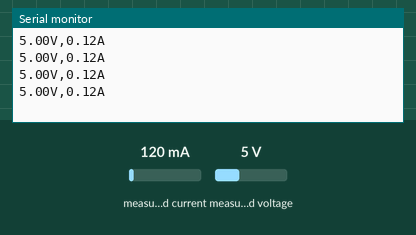
The sketch below on a simulated Arduino Uno, built with avr-gcc and run on an emulated ATmega328P. On the bench: the last lines printed to the serial monitor. The test bench sets the inputs (shaded band); at power-on: measured current 120 mA, measured voltage 5 V.

Above: at 1.2 s.
1.3 s: measured current set to 40 mA
At 1.57 s:
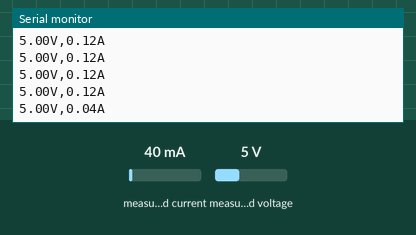
2.8 s: measured voltage set to 0.3 V
At 2.92 s:
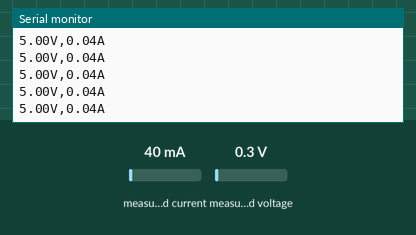
4.3 s: measured current set to 500 mA
At 4.6 s:
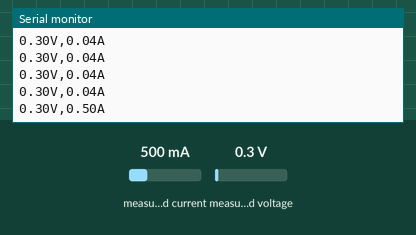
Timing chart, 0 to 7.3 s (numbered marks = the images above; inputs shaded):
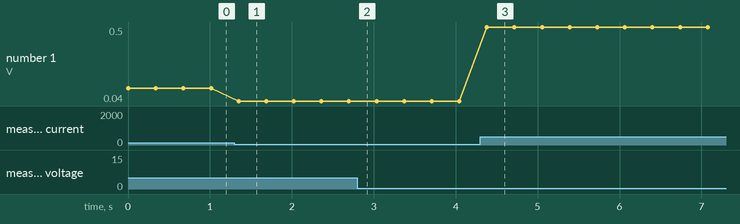

Measured:
- after the input at 1.3 s, the serial monitor: prints a new line after 0.05 s (image 1)
- after the input at 4.3 s, the serial monitor: prints a new line after 0.08 s (image 3)
- plotted number 1: 0.12 → 0.04 after the input at 1.3 s, 0.04 → 0.5 after the input at 4.3 s

The sketch:

btWattChecker.ino
```cpp
//#include <Wire.h>
#include <Adafruit_INA219.h>

Adafruit_INA219 ina219;


void setup() {
    Serial.begin(115200);
    ina219.begin();
}

void loop() {

  float busvoltage = 0;
  float current_mA = 0;

  busvoltage = ina219.getBusVoltage_V();
  current_mA = ina219.getCurrent_mA() /1000 ;

    if(busvoltage==0){
         delay(100);
    }else if(busvoltage>5){
         delay(100);
    }else{
         Serial.print(busvoltage);
         Serial.print("V,");
         Serial.print(current_mA);
         Serial.println("A");
         delay(333);
    }

}
```
